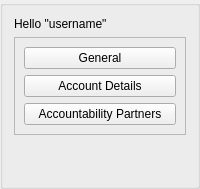
             <widget class="QGroupBox" name="groupBox_2">
              <property name="font">
               <font>
                <pointsize>9</pointsize>
               </font>
              </property>
              <property name="title">
               <string/>
              </property>
              <layout class="QVBoxLayout" name="verticalLayout_3">
               <item alignment="Qt::AlignLeft">
                <widget class="QLabel" name="username_lbl">
                 <property name="font">
                  <font>
                   <pointsize>9</pointsize>
                  </font>
                 </property>
                 <property name="text">
                  <string>Hello &quot;username&quot;</string>
                 </property>
                </widget>
               </item>
               <item>
                <widget class="QFrame" name="frame">
                 <property name="frameShape">
                  <enum>QFrame::StyledPanel</enum>
                 </property>
                 <property name="frameShadow">
                  <enum>QFrame::Raised</enum>
                 </property>
                 <layout class="QVBoxLayout" name="verticalLayout_2">
                  <item>
                   <widget class="QPushButton" name="general_btn">
                    <property name="font">
                     <font>
                      <pointsize>9</pointsize>
                     </font>
                    </property>
                    <property name="text">
                     <string>General</string>
                    </property>
                    <property name="checkable">
                     <bool>true</bool>
                    </property>
                    <property name="checked">
                     <bool>false</bool>
                    </property>
                   </widget>
                  </item>
                  <item>
                   <widget class="QPushButton" name="accountDetails_btn">
                    <property name="font">
                     <font>
                      <pointsize>9</pointsize>
                     </font>
                    </property>
                    <property name="text">
                     <string>Account Details</string>
                    </property>
                    <property name="checkable">
                     <bool>true</bool>
                    </property>
                   </widget>
                  </item>
                  <item>
                   <widget class="QPushButton" name="accPartners_btn">
                    <property name="font">
                     <font>
                      <pointsize>9</pointsize>
                     </font>
                    </property>
                    <property name="text">
                     <string>Accountability Partners</string>
                    </property>
                    <property name="checkable">
                     <bool>true</bool>
                    </property>
                   </widget>
                  </item>
                 </layout>
                </widget>
               </item>
               <item>
                <spacer name="verticalSpacer">
                 <property name="orientation">
                  <enum>Qt::Vertical</enum>
                 </property>
                 <property name="sizeHint" stdset="0">
                  <size>
                   <width>20</width>
                   <height>40</height>
                  </size>
                 </property>
                </spacer>
               </item>
              </layout>
             </widget>
